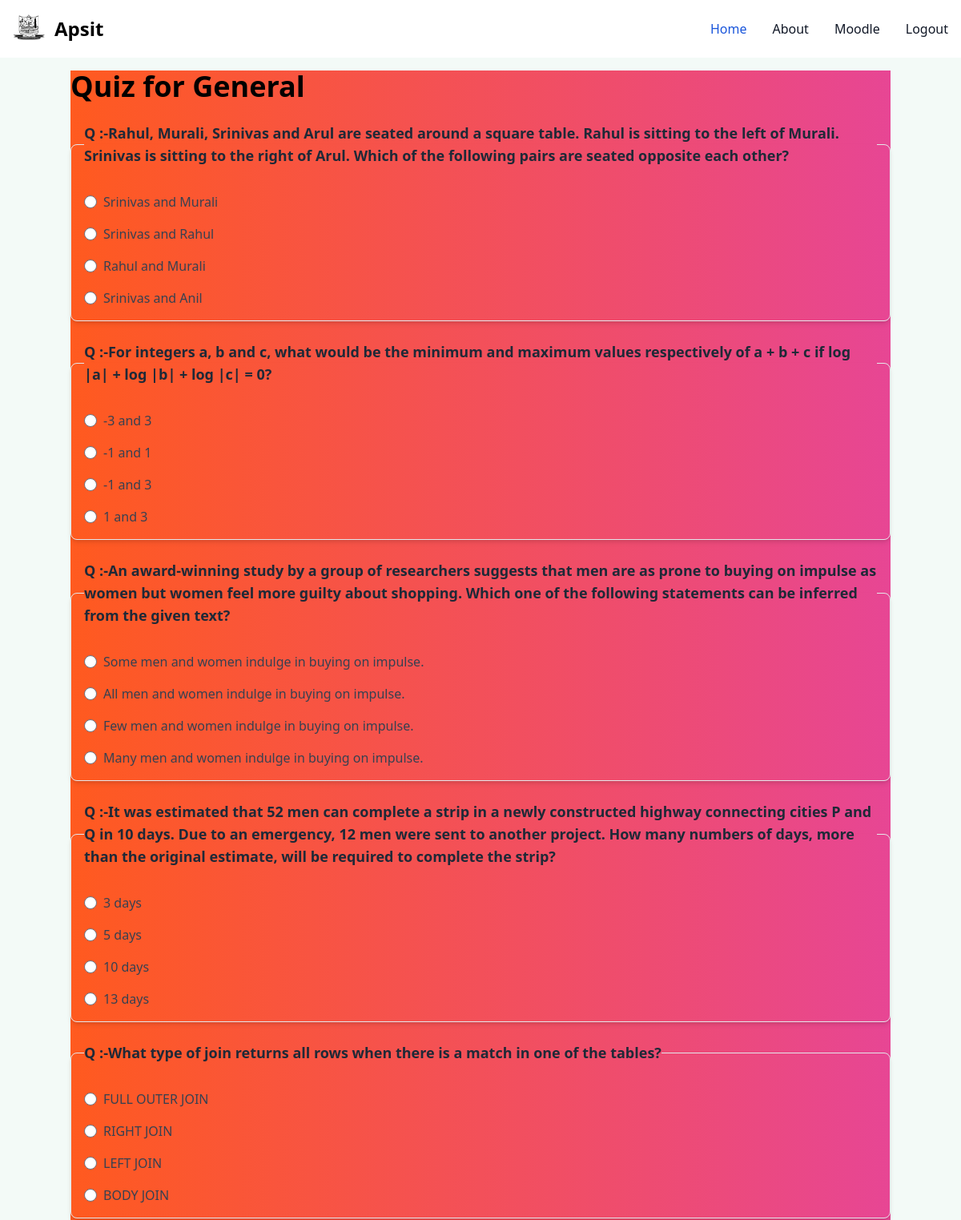
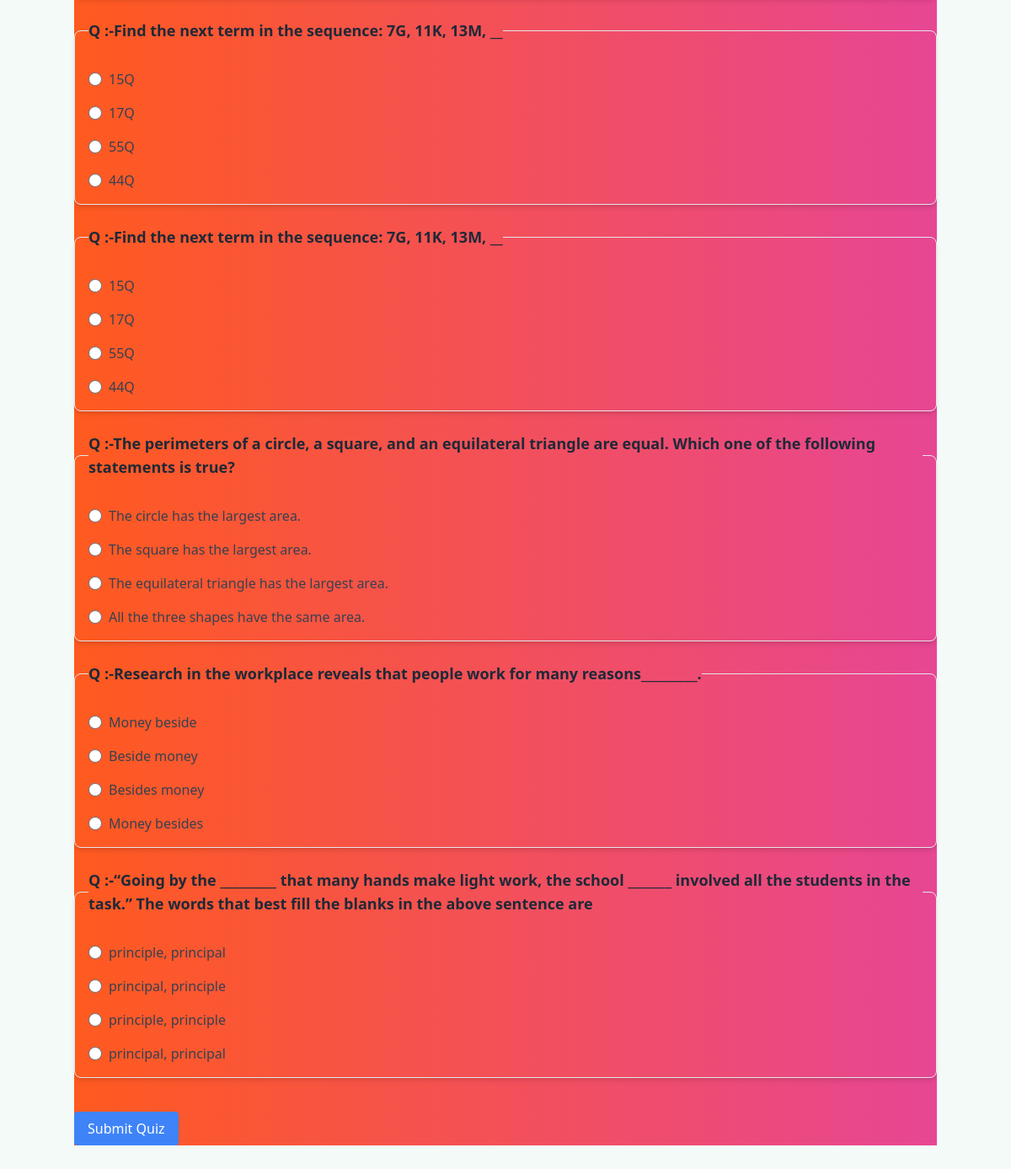
Page /start_quiz/General/ on the committed database (2 pictures, top to bottom).
### loginreg/models.py (models this page shows)
class QuizItem(models.Model):
    id = models.AutoField(primary_key=True)
    question_text = models.TextField()
    option1 = models.CharField(max_length=255)
    option2 = models.CharField(max_length=255)
    option3 = models.CharField(max_length=255)
    option4 = models.CharField(max_length=255)
    correct_option = models.CharField(max_length=255)
    subject = models.CharField(max_length=50, default='General')  # Add a default value

### loginreg/views.py (the view)
# urls.py: path('start_quiz/<str:subject>/', views.start_quiz, name='start_quiz'),
def start_quiz(request, subject):
    questions = QuizItem.objects.filter(subject=subject)
    random_questions = QuizItem.objects.filter(subject=subject).order_by('?')[:10]
    context = {
        'subject': subject,
        'all_questions': questions,
        'random_questions': random_questions,
    }
    return render(request, 'start_quiz.html', context)

### templates/start_quiz.html (shortened to what this page needs)
{% extends "base.html" %}
{% block content %}
    <div class="quiz-container">
        <h1 class="text-4xl md:w-6/12  font-bold mb-6">Quiz for {{ subject }}</h1>
        <form method="post" action="{% url 'submit_quiz' %}" class="mb-8">
            {% for question in random_questions %}
                <fieldset class="mb-6 border p-4 rounded-lg shadow-md">
                    <legend class="text-lg font-semibold  text-gray-800">Q :-{{ question.question_text }}</legend>
                    <label class="flex items-center mt-4 text-gray-700">
                        <input type="radio" name="question_{{ question.id }}" value="{{ question.option1 }}" class="mr-2 text-blue-500 focus:outline-none">
                        {{ question.option1 }}
                    </label>
                    <label class="flex items-center mt-4 text-gray-700">
                        <input type="radio" name="question_{{ question.id }}" value="{{ question.option2 }}" class="mr-2 text-blue-500 focus:outline-none">
                        {{ question.option2 }}
                    </label>
                    <label class="flex items-center mt-4 text-gray-700">
                        <input type="radio" name="question_{{ question.id }}" value="{{ question.option3 }}" class="mr-2 text-blue-500 focus:outline-none">
                        {{ question.option3 }}
                    </label>
                    <label class="flex items-center mt-4 text-gray-700">
                        <input type="radio" name="question_{{ question.id }}" value="{{ question.option4 }}" class="mr-2 text-blue-500 focus:outline-none">
                        {{ question.option4 }}
                    </label>
                </fieldset>
            {% endfor %}
            <button type="submit" class="bg-blue-500 text-white py-2 px-4 rounded hover:bg-blue-700 focus:outline-none focus:shadow-outline-blue mt-4">Submit Quiz</button>
        </form>
    </div>
{% endblock content %}

### templates/base.html (shortened to what this page needs)
<!DOCTYPE html>
<html lang="en">
<head>
  <link rel="stylesheet" href="/static/src/output.css">
</head>
<body class="bg-green-50">
  <nav class="bg-white border-gray-400  dark:bg-gray-900">
    <div class="max-w-screen-xl flex flex-wrap items-center justify-between mx-auto p-4">
      <a href="/"  class="flex items-center space-x-3 rtl:space-x-reverse">
          <img src="static\img\apsitimg.jpg" class="h-10  " alt="" />
          <span class="self-center text-2xl font-semibold whitespace-nowrap dark:text-white">Apsit</span>
      </a>
      <div class="hidden w-full md:block md:w-auto" id="navbar-default">
        <ul class="font-medium flex flex-col p-4 md:p-0 mt-4 border border-gray-100 rounded-lg bg-gray-50 md:flex-row md:space-x-8 rtl:space-x-reverse md:mt-0 md:border-0 md:bg-white dark:bg-gray-800 md:dark:bg-gray-900 dark:border-gray-700">
          <li>
            <a href="/" class="block py-2 px-3 text-white bg-blue-700 rounded md:bg-transparent md:text-blue-700 md:p-0 dark:text-white md:dark:text-blue-500" aria-current="page">Home</a>
          </li>
          <li>
            <a href="/about" class="block py-2 px-3 text-gray-900 rounded hover:bg-gray-100 md:hover:bg-transparent md:border-0 md:hover:text-blue-700 md:p-0 dark:text-white md:dark:hover:text-blue-500 dark:hover:bg-gray-700 dark:hover:text-white md:dark:hover:bg-transparent">About</a>
          </li>
          <li>
            <a href="http://moodle.apsit.org.in/moodle/" class="block py-2 px-3 text-gray-900 rounded hover:bg-gray-100 md:hover:bg-transparent md:border-0 md:hover:text-blue-700 md:p-0 dark:text-white md:dark:hover:text-blue-500 dark:hover:bg-gray-700 dark:hover:text-white md:dark:hover:bg-transparent">Moodle</a>
          </li>
            <li>
            <a href="/logout" class="block py-2 px-3 text-gray-900 rounded hover:bg-gray-100 md:hover:bg-transparent md:border-0 md:hover:text-blue-700 md:p-0 dark:text-white md:dark:hover:text-blue-500 dark:hover:bg-gray-700 dark:hover:text-white md:dark:hover:bg-transparent">Logout</a>
          </li>
        </ul>
      </div>
    </div>
  </nav>
  <div class="container bg-gradient-to-r from-orange-500 to-pink-500 mx-auto mt-4">
      {% block content %}
      {% endblock content %}
  </div>
</body>
</html>

### rows in the picture
QuizItem: question_text "Rahul, Murali, Srinivas and Arul are seated around a square table. Rahul is sitting to the left of Murali. Srinivas is sitting to the right of Arul. Which of the following pairs are seated opposite each other?", option1 "Srinivas and Murali", option2 "Srinivas and Rahul", option3 "Rahul and Murali", option4 "Srinivas and Anil"
QuizItem: question_text "For integers a, b and c, what would be the minimum and maximum values respectively of a + b + c if log |a| + log |b| + log |c| = 0?", option1 "-3 and 3", option2 "-1 and 1", option3 "-1 and 3", option4 "1 and 3"
QuizItem: question_text "An award-winning study by a group of researchers suggests that men are as prone to buying on impulse as women but women feel more guilty about shopping. Which one of the following statements can be inferred from the given text?", option1 "Some men and women indulge in buying on impulse.", option2 "All men and women indulge in buying on impulse.", option3 "Few men and women indulge in buying on impulse.", option4 "Many men and women indulge in buying on impulse."
QuizItem: question_text "It was estimated that 52 men can complete a strip in a newly constructed highway connecting cities P and Q in 10 days. Due to an emergency, 12 men were sent to another project. How many numbers of days, more than the original estimate, will be required to complete the strip?", option1 "3 days", option2 "5 days", option3 "10 days", option4 "13 days"
QuizItem: question_text "What type of join returns all rows when there is a match in one of the tables?", option1 "FULL OUTER JOIN", option2 "RIGHT JOIN", option3 "LEFT JOIN", option4 "BODY JOIN"
QuizItem: question_text "Find the next term in the sequence: 7G, 11K, 13M, __", option1 "15Q", option2 "17Q", option3 "55Q", option4 "44Q"
QuizItem: question_text "Find the next term in the sequence: 7G, 11K, 13M, __", option1 "15Q", option2 "17Q", option3 "55Q", option4 "44Q"
QuizItem: question_text "The perimeters of a circle, a square, and an equilateral triangle are equal. Which one of the following statements is true?", option1 "The circle has the largest area.", option2 "The square has the largest area.", option3 "The equilateral triangle has the largest area.", option4 "All the three shapes have the same area."
QuizItem: question_text "Research in the workplace reveals that people work for many reasons_________.", option1 "Money beside", option2 "Beside money", option3 "Besides money", option4 "Money besides"
QuizItem: question_text "“Going by the _________ that many hands make light work, the school _______ involved all the students in the task.” The words that best fill the blanks in the above sentence are", option1 "principle, principal", option2 "principal, principle", option3 "principle, principle", option4 "principal, principal"

### other values in the picture
{{ subject }} "General"
